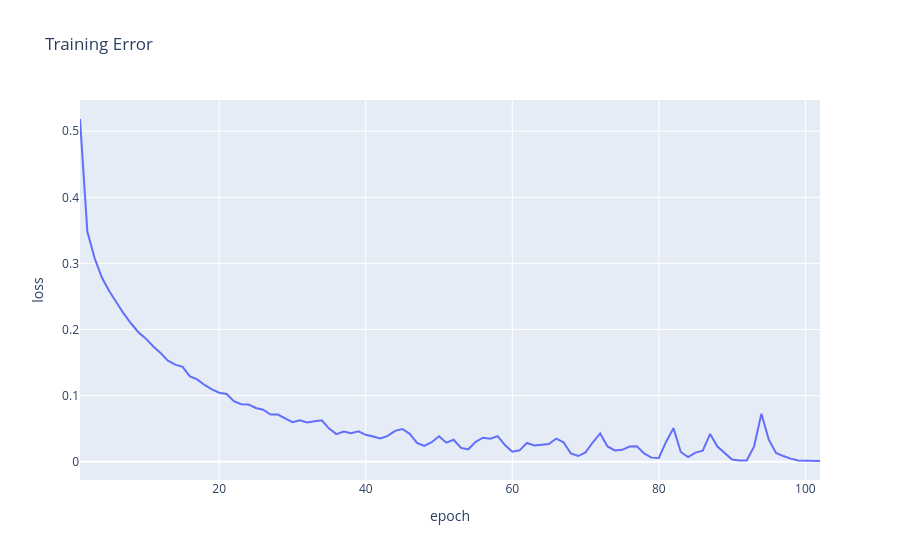

Source (notebook cell):
### Code cell
# flatten features into 1D arrays
X_train = np.stack(train_df['image'].values)
y_train = train_df['label'].values
X_test = np.stack(test_df['image'].values)
y_test = test_df['label'].values

print(f"X_train shape: {X_train.shape}\t y_train shape: {y_train.shape}")
print(f"X_test shape: {X_test.shape}\t y_test shape: {y_test.shape}")

# Train the model using the scaled traning data and plott the loss curve (remeber to normalize your data!)
# NOTE: Your model must be named `model`
image_scaler = StandardScaler()
X_train_sc = image_scaler.fit_transform(X_train)
X_test_sc = image_scaler.transform(X_test)

if load_saved_models and os.path.exists('classifier.joblib'):
    model = joblib.load('classifier.joblib')
else:
    model = MLPClassifier(
        hidden_layer_sizes=(100, 50), 
        max_iter=1000, tol=1e-3, random_state=SEED)
    model.fit(X=X_train_sc, y=y_train)

loss_df = pd.DataFrame({
    'epoch': range(1, 1 + len(model.loss_curve_)),
    'loss': model.loss_curve_
})

if save_models:
    joblib.dump(model, 'classifier.joblib')

loss_df.plot(x='epoch', y='loss', title="Training Error")

### Figure 1 — Plotly figure (JSON) as saved in the notebook; plotly's stock layout.template omitted (floating-point values rounded to 4 significant figures)
{"data": [{"hovertemplate": "epoch=%{x}<br>loss=%{y}<extra></extra>", "legendgroup": "", "line": {"color": "#636efa", "dash": "solid"}, "marker": {"symbol": "circle"}, "mode": "lines", "name": "", "orientation": "v", "showlegend": false, "type": "scatter", "x": [1, 2, 3, 4, 5, 6, 7, 8, 9, 10, 11, 12, 13, 14, 15, 16, 17, 18, 19, 20, 21, 22, 23, 24, 25, 26, 27, 28, 29, 30, 31, 32, 33, 34, 35, 36, 37, 38, 39, 40, 41, 42, 43, 44, 45, 46, 47, 48, 49, 50, 51, 52, 53, 54, 55, 56, 57, 58, 59, 60, 61, 62, 63, 64, 65, 66, 67, 68, 69, 70, 71, 72, 73, 74, 75, 76, 77, 78, 79, 80, 81, 82, 83, 84, 85, 86, 87, 88, 89, 90, 91, 92, 93, 94, 95, 96, 97, 98, 99, 100, 101, 102], "xaxis": "x", "y": [0.5185, 0.3481, 0.3078, 0.2783, 0.2578, 0.2396, 0.2236, 0.2087, 0.1956, 0.1862, 0.1743, 0.1645, 0.1529, 0.1469, 0.1435, 0.1291, 0.1245, 0.1161, 0.1096, 0.1044, 0.1025, 0.09167, 0.087, 0.08654, 0.08125, 0.07864, 0.07138, 0.07133, 0.0652, 0.05973, 0.06258, 0.05948, 0.06114, 0.06277, 0.05014, 0.04181, 0.04568, 0.04322, 0.04594, 0.04067, 0.03814, 0.03513, 0.03912, 0.04661, 0.04947, 0.04218, 0.02834, 0.02384, 0.02953, 0.03847, 0.02878, 0.03321, 0.02093, 0.01879, 0.03006, 0.03625, 0.03478, 0.03881, 0.02537, 0.01527, 0.0172, 0.02835, 0.02446, 0.02617, 0.02689, 0.03503, 0.02931, 0.01248, 0.008589, 0.01408, 0.02941, 0.04278, 0.02301, 0.017, 0.01799, 0.02301, 0.02332, 0.01253, 0.006179, 0.005673, 0.03034, 0.05076, 0.01475, 0.007001, 0.01376, 0.01658, 0.04209, 0.02286, 0.01309, 0.003406, 0.001789, 0.001817, 0.02318, 0.0727, 0.03366, 0.01328, 0.008559, 0.004612, 0.001913, 0.001301, 0.001142, 0.001079], "yaxis": "y"}], "layout": {"legend": {"tracegroupgap": 0}, "title": {"text": "Training Error"}, "xaxis": {"anchor": "y", "domain": [0, 1], "title": {"text": "epoch"}}, "yaxis": {"anchor": "x", "domain": [0, 1], "title": {"text": "loss"}}}}
